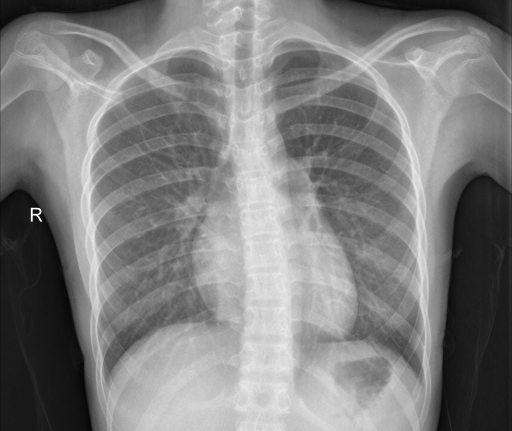
#> input picture data/sample/kermany_100/images/chest_xray/test/NORMAL/IM-0028-0001.png, 512 x 431 px, given in place of xray_A.jpg, which was not available
$ python test_phash.py
#> lines starting #> are read from the running program, lines starting #| are printed output that depends on the picture
### src/chest_overlap/matching/phash.py
import cv2  #pyhton Opencv library
import numpy as np #Nump = library fot numerical operations

def phash(image):
    # Resize the image to 32x32
    small = cv2.resize(image,(32, 32))

    # calculate the DCT (Discrete Cosine Transform) of the image
    # DCT = gray value to spatial frequency domain
    # Astype = change the data type
    dct = cv2.dct(small.astype(np.float32))

    # Choosing low frequency coefficients/slicing
    low_freq = dct[:8, :8]

    # Calculate the median of the low frequency coefficients
    median = np.median(low_freq.flatten()[1:])

    #Generate image fingerprint
    return low_freq > median

def hamming_distance(hash1, hash2):
    return int(np.count_nonzero(hash1 != hash2))


# [6 lines left out: function compare, not called in this run]

### scripts/test_phash.py
import cv2
from pathlib import Path

# Import the functions from the phash module
from chest_overlap.matching.phash import phash, hamming_distance
project_root = Path(__file__).resolve().parents[1]
image_dir = project_root / "data" / "test_images"

original = cv2.imread(
    str(image_dir / "xray_A.jpg"),
    cv2.IMREAD_GRAYSCALE
)
#> original is the input picture: shape (431, 512); min 6, max 255, mean 127.7

different_B = cv2.imread(
    str(image_dir / "xray_B.jpg"),
    cv2.IMREAD_GRAYSCALE
)
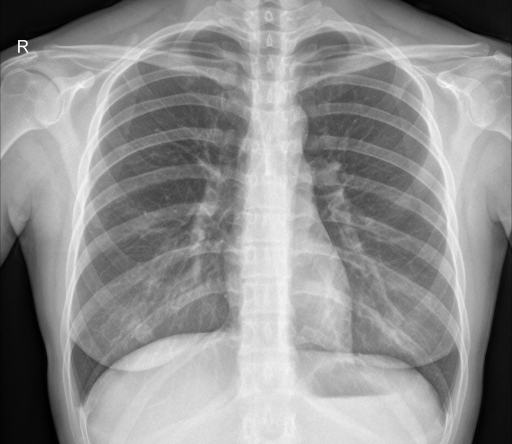
#> input picture data/sample/kermany_100/images/chest_xray/test/NORMAL/IM-0045-0001.png, 512 x 444 px, given in place of xray_B.jpg, which was not available
#> different_B is the input picture: shape (444, 512); min 0, max 254, mean 145

different_C = cv2.imread(
    str(image_dir / "xray_C.jpg"),
    cv2.IMREAD_GRAYSCALE
)

if any(img is None for img in [original, different_B, different_C]):
    raise FileNotFoundError("Check image paths and filenames.")


# 1. Generate transformed versions of image A
resized = cv2.resize(original, (256, 256))
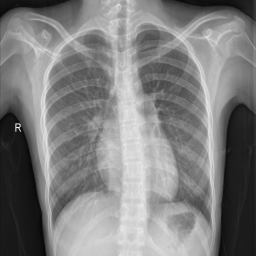
#> resized: shape (256, 256); min 7, max 249, mean 127.6

compressed = cv2.imdecode(
    cv2.imencode(
        ".jpg", original,
        [cv2.IMWRITE_JPEG_QUALITY, 25]
    )[1],
    cv2.IMREAD_GRAYSCALE
)

h, w = original.shape
#> h = 431; w = 512
cropped = original[
    int(0.1 * h):int(0.9 * h),
    int(0.1 * w):int(0.9 * w)
]
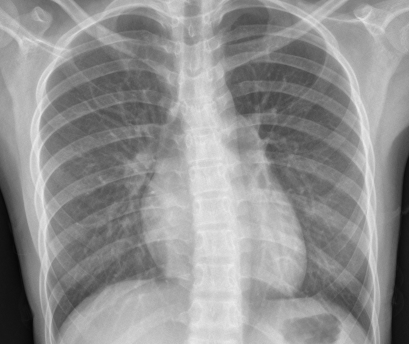
#> cropped: shape (344, 409); min 6, max 237, mean 144.8

# 2. Compute the hash of the original image
hash_A = phash(original)
#> in phash, `dct = cv2.dct(small.astype(np.float32))`:
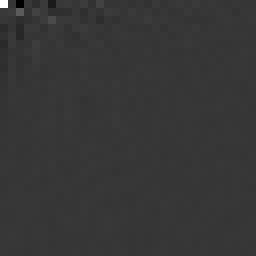
#> dct: shape (32, 32) float32 (shown 8 times larger); min -1120.5, max 4087.7, mean 1.7; drawn with min black and max white
#> in phash, `median = np.median(low_freq.flatten()[1:])`: median = -4.85

# 3. Compare images and print results
print("A vs A:",
      hamming_distance(hash_A, phash(original)))
#| A vs A: 0

print("A vs Resized:",
      hamming_distance(hash_A, phash(resized)))
#| A vs Resized: 0

print("A vs Compressed:",
      hamming_distance(hash_A, phash(compressed)))
#| A vs Compressed: 2

print("A vs Cropped:",
      hamming_distance(hash_A, phash(cropped)))
#> in phash (call 5), `dct = cv2.dct(small.astype(np.float32))`:
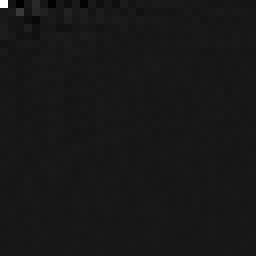
#> dct: shape (32, 32) float32 (shown 8 times larger); min -470.9, max 4630.1, mean 4.2; drawn with min black and max white
#> in phash (call 5), `median = np.median(low_freq.flatten()[1:])`: median = -6.93
#| A vs Cropped: 20

print("A vs B:",
      hamming_distance(hash_A, phash(different_B)))
#> in phash (call 6), `small = cv2.resize(image,(32, 32))`:
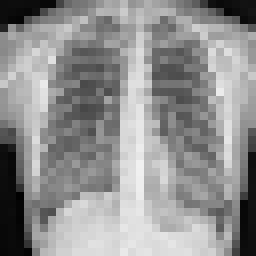
#> small: shape (32, 32) (shown 8 times larger); min 1, max 241, mean 144.7
#> in phash (call 6), `median = np.median(low_freq.flatten()[1:])`: median = -14.09
#| A vs B: 16

print("A vs C:",
      hamming_distance(hash_A, phash(different_C)))
#| A vs C: 16


print("\nCropping experiment:")

h, w = original.shape

for ratio in [0, 0.05, 0.10, 0.15, 0.20, 0.25]:
    dh = int(h * ratio)
    dw = int(w * ratio)

    cropped = original[
        dh:h-dh,
        dw:w-dw
    ]

    distance = hamming_distance(
        hash_A, phash(cropped)
    )

    print(f"Crop {ratio*100:.0f}% per side: {distance}")
#> this loop made 6 passes
#> (median in phash, distance) on passes 1 to 6: (-4.85, 0), (4.6, 10), (-4.83, 20), (-15.81, 38), (8.51, 34), (0.873, 28)
#| Crop 0% per side: 0
#| Crop 5% per side: 10
#| Crop 10% per side: 20
#| Crop 15% per side: 38
#| Crop 20% per side: 34
#| Crop 25% per side: 28
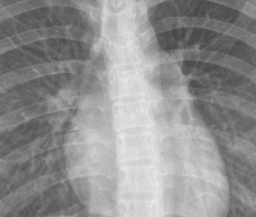
#> cropped: shape (217, 256); min 70, max 237, mean 144.5
